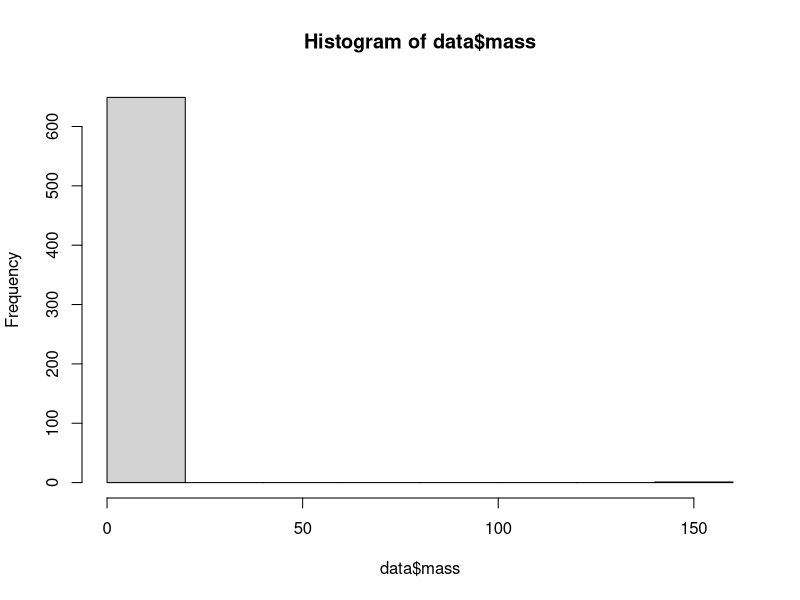
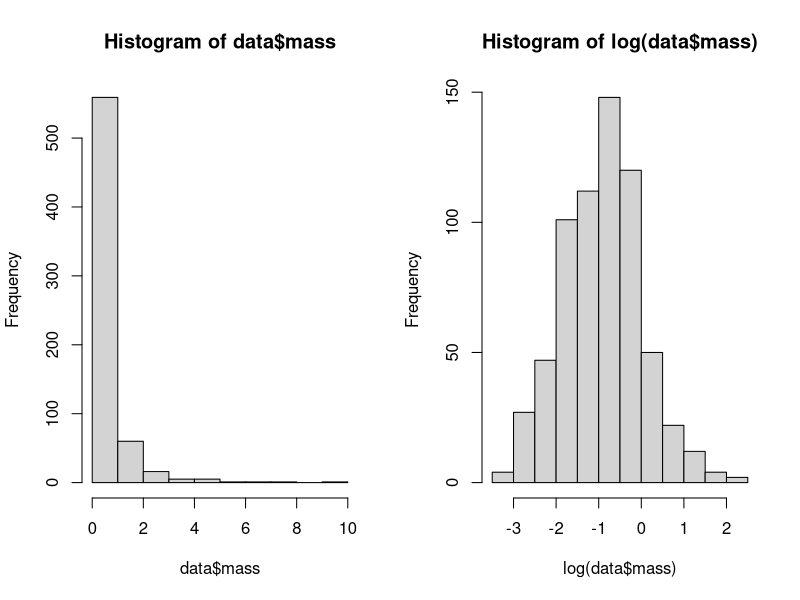
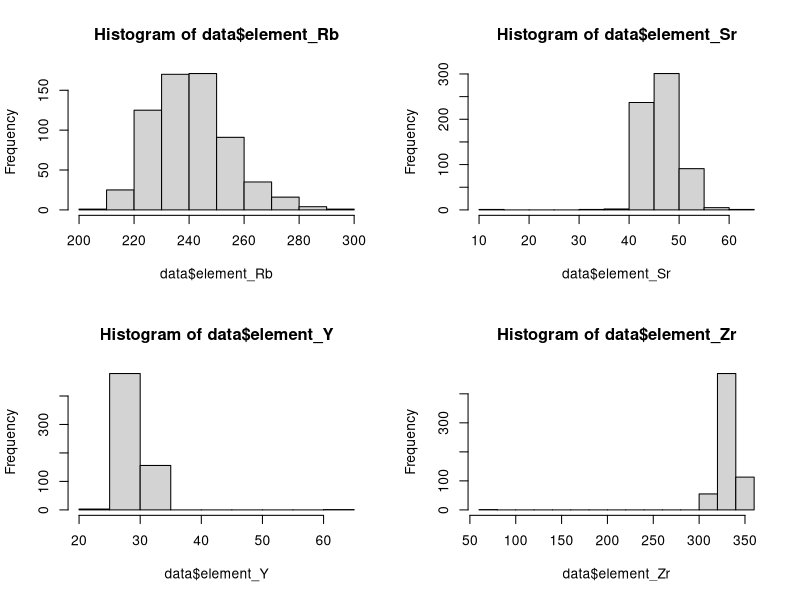
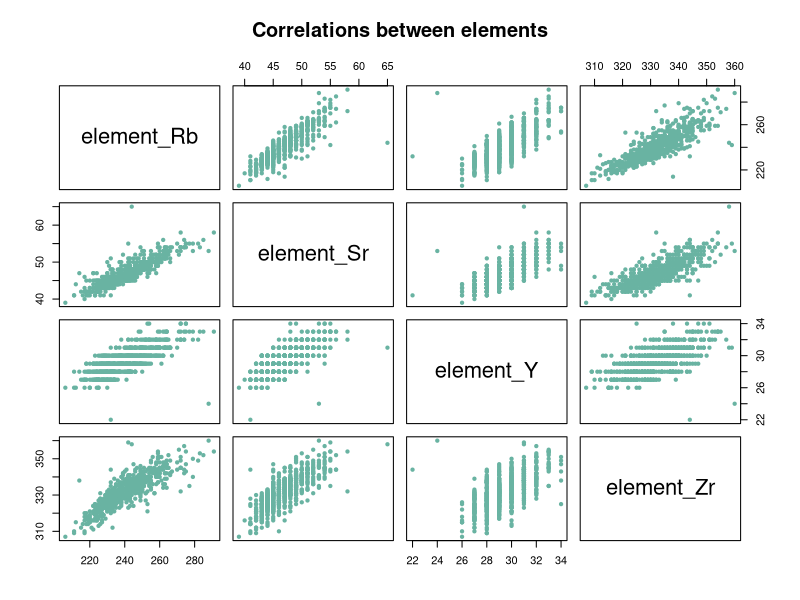
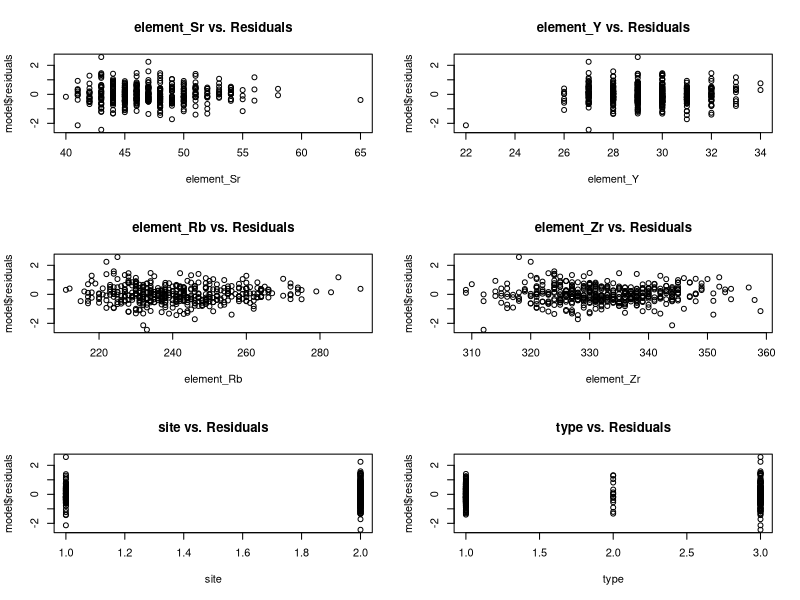
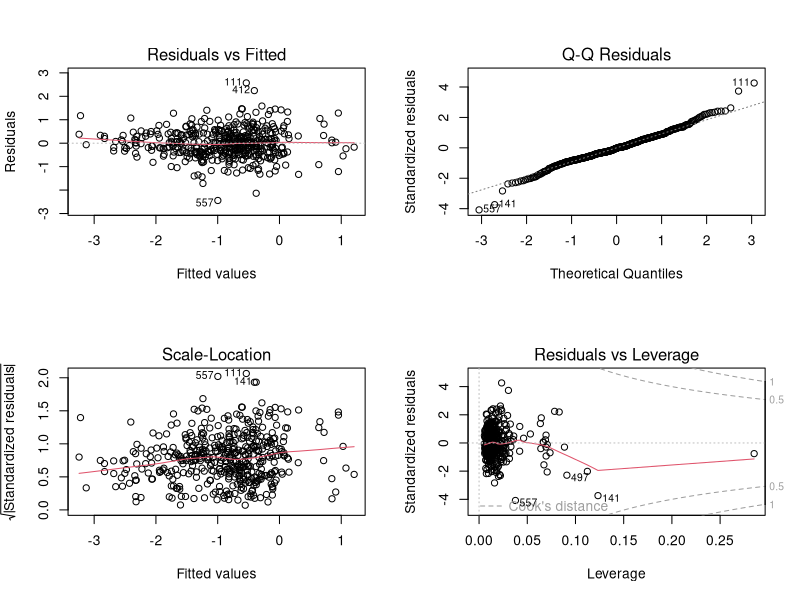
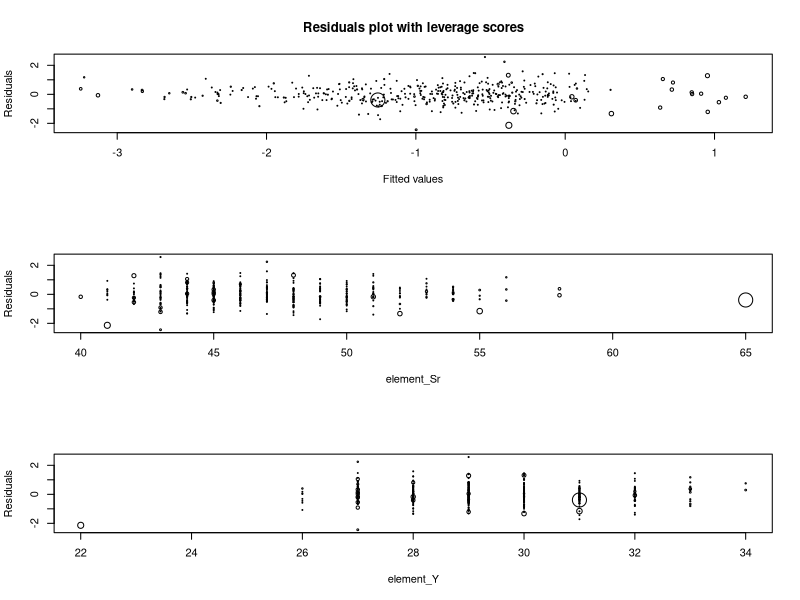
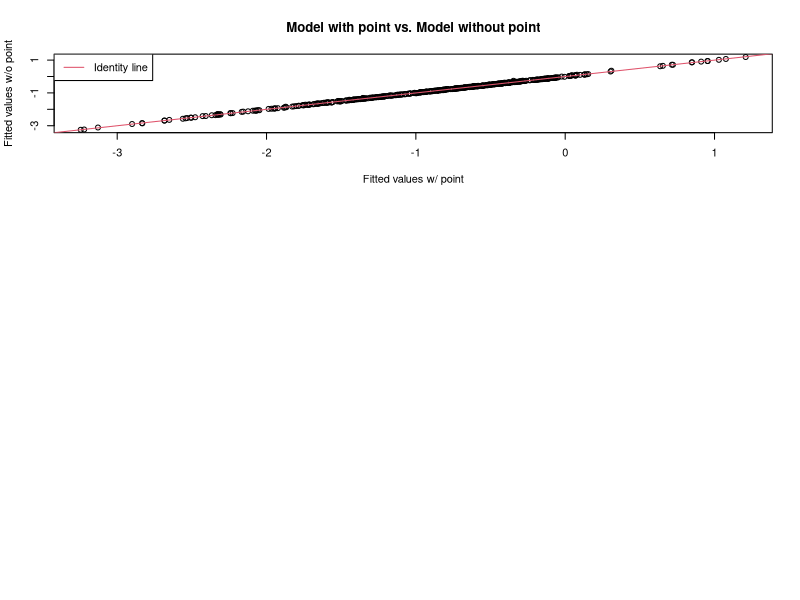

These figures' R source, in order:
## ---- chunk 1
library(glmnet)
library(MASS)
library(nlme)
## ---- chunk 2
data <- read.table("data/obsidian_data.txt", header = TRUE, sep = ",")
summary(data)
## ---- chunk 3
data[which(data$ID == "288275.002bh"), ]
data <- data[-33,]
## ---- chunk 4
hist(data$mass)
data[which(data$mass >= 10), ]
data <- data[-464,]
## ---- chunk 5
par(mfrow=c(1,2))
hist(data$mass)
hist(log(data$mass))

data$mass <- log(data$mass)
## ---- chunk 6
blade_type = c(
  "Blade", 
  "Distal end of prismatic blade?",
  "Blades",
  "Retouched blades",
  "Retouched Blade",
  "blade",
  "Retouched Blades"
)
flake_type = c(
  "Flake (listed as)",
  "flake",
  "Flake",
  "Used flake",
  "Flakes"
)
core_type = c(
  "Core fragment?",
  "Core fragment",
  "Fragment (from core?)",
  "Core",
  "Cores and frags",
  "core",
  "Cores and fragments",
  "Core/Fragment"
)

blade_data = data[which(data$type %in% blade_type),]
flake_data = data[which(data$type %in% flake_type),]
core_data = data[which(data$type %in% core_type),]

blade_data$type = "Blade"
flake_data$type = "Flake"
core_data$type = "Core"

data = rbind(blade_data, flake_data, core_data)
## ---- chunk 7
data <- data[-which(data$site == "Ali Kosh/Chaga Sefid" | data$site == "Hulailan Tepe Guran"), ]
## ---- chunk 8
par(mfrow=c(2,2))
hist(data$element_Rb)
hist(data$element_Sr)
hist(data$element_Y)
hist(data$element_Zr)
## ---- chunk 9
data[which(data$element_Zr<100 | data$element_Y>50 | data$element_Sr<20), ]
data <- data[-which(data$element_Zr<100 | data$element_Y>50 | data$element_Sr<20), ]
## ---- chunk 10
data <- data[complete.cases(data[, c('mass', 'type')]), ]
## ---- chunk 11
cat_covs = 3:4
cts_covs = 5:8

for (i in cat_covs) {
  data[, i] = as.factor(data[, i])
}

summary(data)
## ---- chunk 12
cor(data[, cts_covs])
plot(data[, cts_covs], pch=20 , cex=1.0 , col="#69b3a2", main="Correlations between elements")

# condition number
cts_matrix = data.matrix(data[,cts_covs])
eigenvals = eigen(t(cts_matrix) %*% cts_matrix)
sqrt(eigenvals$val[1]/eigenvals$val)
## ---- chunk 13
# R-squared onto covariates
r_squared = rep(0,length(cts_covs))
for (i in 1:length(cts_covs)) {
  formula_string = paste(colnames(data)[cts_covs[i]], "~", paste(colnames(data)[cts_covs][-i], collapse="+"))
  model = lm(formula = formula_string, data=data)
  r_squared[i] = summary(model)$r.squared
}
r_squared
## ---- chunk 14
set.seed(2)

train_idx = sample(1:(dim(data)[1]), size=0.7*dim(data)[1])
train = data[train_idx,]
not_train = data[-train_idx,]
validate_idx = sample(1:(dim(not_train)[1]), size=0.5*dim(not_train)[1])
val = not_train[-validate_idx, ]
test = not_train[validate_idx,]
## ---- chunk 15
model0 = lm(formula = mass ~ element_Sr + element_Y + element_Rb + element_Zr + type + site, data=train)
anova(model0)

model0 = lm(formula = mass ~ element_Sr + element_Y + element_Rb + element_Zr + site + type, data=train)
anova(model0)
summary(model0)
## ---- chunk 16
plot_diagnostics <- function(model, data, dim_fig) {
  covs = attr(model$terms , "term.labels")
  par(mfrow=dim_fig)
  for (i in 1:length(covs)) {
    plot.default(data[, covs[i]], 
                 model$residuals, 
                 main=paste(covs[i], "vs. Residuals"), 
                 xlab=covs[i],
                 type="p")
  }
}

plot_model <- function(model) {
  par(mfrow=c(2,2))
  plot(model)
}
## ---- chunk 17
plot_diagnostics(model0, train, c(3,2))
## ---- chunk 18
par(mfrow=c(2,2))
plot(model0)
## ---- chunk 19
# leverage
X = model.matrix(model0)
lev = diag(X%*%solve(t(X)%*%X,t(X)))

par(mfrow=c(3,1))
plot(model0$fit, model0$residuals, cex=10*lev,
     xlab="Fitted values",
     ylab="Residuals",
     main="Residuals plot with leverage scores")
plot(train[,"element_Sr"], model0$residuals, cex=10*lev,
     xlab="element_Sr",
     ylab="Residuals")
plot(train[,"element_Y"], model0$residuals, cex=10*lev,
     xlab="element_Y",
     ylab="Residuals")

i1 = which.max(train[, "element_Sr"])
## ---- chunk 20
# outliers

n=dim(train)[1]
df=summary(model0)$df[1]
print(paste0('Max studentized residual: ',max(abs(studres(model0)))))
tval = qt(1-0.05/2/n,df)
print(paste0('Bonferroni-adjusted threshold: ',tval))
## ---- chunk 21
model0_without_i1 = lm(formula = mass ~ element_Sr + element_Y + element_Rb + element_Zr + type + site, data=train[-i1,])

plot(model0$fitted.values[-i1], model0_without_i1$fitted.values,
     xlab="Fitted values w/ point",
     ylab="Fitted values w/o point",
     main="Model with point vs. Model without point")
abline(0,1, col=2)
legend("topleft", c("Identity line"), col=2, lty=1)
cor(model0$fitted.values[-i1], model0_without_i1$fitted.values)
## ---- chunk 22
step(lm(mass ~ 1, data=train), direction='forward', scope=formula(model0), k=log(dim(train)[1]), trace=0)
## ---- chunk 23
Rsq_changes = rep(summary(model0)$r.squared, length(cts_covs))

for (i in 1:length(cts_covs)) {
  formula_string = paste("mass ~ type + site + ", colnames(train)[cts_covs[i]])
  model = lm(formula = formula_string, data=train)
  Rsq_changes[i] = Rsq_changes[i] - summary(model)$r.squared
}

Rsq_changes
## ---- chunk 24
model1 = lm(mass ~ type + site + element_Rb, data=train)
summary(model1)
plot_diagnostics(model1, train, c(3,1))
plot_model(model1)
## ---- chunk 25
mc_validation = function(trials, ratio, formula, data) {
  n = dim(data)[1]
  error = rep(0, trials)
  for (i in 1:trials) {
    
    training_idx = sample(1:n, size = round(ratio * n), replace = FALSE)
    training = data[training_idx, ]
    validation = data[-training_idx, ]
    
    model = lm(formula = formula, data=training)
    predictions = predict(model, validation)
    error[i] = sum((validation[, "mass"] - predictions)^2) / dim(validation)[1]
  } 
  
  return(sum(error) / trials)
}

paste("Validation Error (big model):", mc_validation(500, 0.8, formula(model0), train))
paste("Validation Error (small model):", mc_validation(500, 0.8, formula(model1), train))
## ---- chunk 26
bootstrap = function(trials, data, formula, coef) {
  n = dim(data)[1]
  beta_boot = rep(0, trials)
  SEbeta_boot = rep(0, trials)
  for (i in 1:trials){
    boot_sample = sample(n, n, replace=TRUE)
    model_boot = lm(formula=formula, data=data[boot_sample,])
    beta_boot[i] = model_boot$coefficients[coef]
    SEbeta_boot[i] = summary(model_boot)$coefficients[coef,2]
  }
  
  return(list("boot"=beta_boot, "SEboot"=SEbeta_boot))
}

hist_bootstrap = function(trials, data, model, fig_dim) {
  model_coefs = rownames(coef(summary(model)))[-1]
  
  par(mfrow=fig_dim, mar=c(1,1,3,1))
  for (i in 1:length(model_coefs)) {
    boot = bootstrap(trials, data, formula(model), model_coefs[i])
    hist(boot$boot, main = paste("Empirical SE(", model_coefs[i], "): ", round(sd(boot$boot), 3)))
    hist(boot$SEboot, main=paste("Mean Theo SE(", model_coefs[i], "):", round(mean(boot$SEboot), 3)))
  }
}

hist_bootstrap(100, train, model0, c(7,2))
hist_bootstrap(100, train, model1, c(4,2))
## ---- chunk 27
model = lm(formula = mass ~ type + site + element_Rb, data=train)
predictions = predict(model, test)
error = sum(predictions - test$mass)^2 / dim(test)[1]

cis = predict(model, test, interval = "predict", level = 0.95)
upper = cis[, 2]
lower = cis[, 3]
plot(predictions, test$mass, ylab="True Value", xlab="Prediction", main="Model Prediction Accuracy")
abline(0,1, col=8)
polygon(x= predictions, y = upper, col = "blue",border = NA)
polygon(x= predictions, y = lower, col = "blue", border = NA)
legend("topright", c("95% prediction interval"), lty=1, col="blue")
## ---- chunk 28
# leverage
X = model.matrix(model1)
lev = diag(X%*%solve(t(X)%*%X,t(X)))

par(mfrow=c(3,1))
plot(model1$fit, model1$residuals, cex=10*lev)
plot(train[,"element_Sr"], model1$residuals, cex=10*lev)
plot(train[,"element_Y"], model1$residuals, cex=10*lev)
## ---- chunk 29
# outliers
n=dim(train)[1]
df=summary(model1)$df[1]
print(paste0('Max studentized residual: ',max(abs(studres(model1)))))
tval = qt(1-0.05/2/n,df)
print(paste0('Bonferroni-adjusted threshold: ',tval))

par(mfrow=c(1,2))
plot(model1$fitted.values, model1$residuals,col="white")
text(model1$fitted.values, model1$residuals, as.character(1:dim(train)[1]))
plot(train[, "element_Rb"], model1$residuals, col="white")
text(train[, "element_Rb"], model1$residuals, as.character(1:dim(train)[1]))

## ---- chunk 30
remove_idx = c(193, 433)
model_temp = lm(formula = mass ~ element_Rb + type + site, data=train[-remove_idx,])

summary(model_temp)
## ---- chunk 31
plot(model1$fitted.values[-remove_idx], model_temp$fitted.values)
abline(0,1, col=2)
cor(model1$fitted.values[-remove_idx], model_temp$fitted.values)
## ---- chunk 32
mc_validation_lasso = function(trials, ratio, lambdas, data) {
  n = dim(data)[1]
  errors = rep(0, length(lambdas))
  
  for (i in 1:trials) {
    training_idx = sample(1:n, size = round(ratio * n), replace = FALSE)
    training = data[training_idx, ]
    validation = data[-training_idx, ]

    training_matrix = model.matrix(mass ~ type + site + element_Rb + element_Sr + element_Y + element_Zr, data=training)
    validation_matrix = model.matrix(mass ~ type + site + element_Rb + element_Sr + element_Y + element_Zr, data=validation)
    
    model = glmnet(x = training_matrix, y = training[, 2], lambda = lambdas)
    betahat = rbind(model$a0,as.matrix(model$beta, nrow=8, ncol=length(lambdas)))[-2,]
    predictions = validation_matrix %*% betahat
    true_value = matrix(validation[, 2], nrow = length(validation[, 2]), ncol = length(lambdas), byrow=FALSE)
    differences = predictions - true_value
    errors = errors + sqrt(colSums(differences^2))
  } 
  
  return(rev(errors / trials))
}

lambdas = seq(0, 5, 0.01)
trials = 100
training_test_ratio = 0.8

plot(lambdas, mc_validation_lasso(trials, training_test_ratio, lambdas, train), 
     type='l',
     main = "Validation Error vs. Penalty",
     xlab = "Penalty",
     ylab = "Validation Error")
## ---- chunk 33
model3 = gls(model=mass ~ type + site + element_Rb, data=train, weight = varConstPower(1, form = ~ element_Rb))
fitted_sigma = (exp(model3$mod[[1]][[1]]) + (train[, "element_Rb"])^model3$mod[[1]][[2]])
plot(train[,"element_Rb"], model3$resid /(fitted_sigma), main="Residual plot of WLS")
